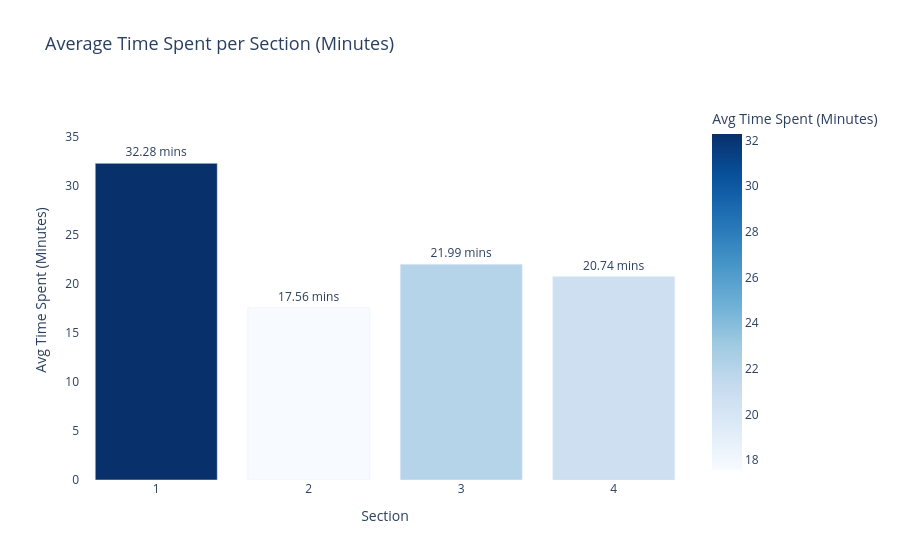

Notebook code for this chart:
### Markdown cell above
## Analysis 8: Average Time Spent per Section

**Question:** How much time did candidates spend on each section on average?

We calculate this using the time difference between first and last event per candidate per section. This reveals which sections demanded the most time and attention.

### Code cell
df_time = df.groupby(['candidate_id', 'question_section'])['logged_at'].agg(['min', 'max']).reset_index()
df_time['time_spent_mins'] = (df_time['max'] - df_time['min']).dt.total_seconds() / 60

df_avg_time = df_time.groupby('question_section')['time_spent_mins'].mean().reset_index()
df_avg_time['time_spent_mins'] = round(df_avg_time['time_spent_mins'], 2)
print(df_avg_time)

fig = px.bar(
    df_avg_time,
    x='question_section',
    y='time_spent_mins',
    title='Average Time Spent per Section (Minutes)',
    labels={
        'question_section': 'Section',
        'time_spent_mins': 'Avg Time Spent (Minutes)'
    },
    color='time_spent_mins',
    color_continuous_scale='Blues',
    text='time_spent_mins'
)

fig.update_traces(texttemplate='%{text} mins', textposition='outside')
max_time = df_avg_time['time_spent_mins'].max()

fig.update_layout(
    plot_bgcolor='white',
    title_font_size=18,
    xaxis=dict(tickmode='linear'),
    yaxis=dict(range=[0, max_time * 1.2]),
    showlegend=False
)

fig.show()

### Figure 1 — Plotly figure (JSON) as saved in the notebook; plotly's stock layout.template omitted (floating-point values rounded to 4 significant figures)
{"data": [{"hovertemplate": "Section=%{x}<br>Avg Time Spent (Minutes)=%{marker.color}<extra></extra>", "legendgroup": "", "marker": {"color": [32.28, 17.56, 21.99, 20.74], "coloraxis": "coloraxis", "pattern": {"shape": ""}}, "name": "", "orientation": "v", "showlegend": false, "text": [32.28, 17.56, 21.99, 20.74], "textposition": "outside", "texttemplate": "%{text} mins", "type": "bar", "x": [1, 2, 3, 4], "xaxis": "x", "y": [32.28, 17.56, 21.99, 20.74], "yaxis": "y"}], "layout": {"barmode": "relative", "coloraxis": {"colorbar": {"title": {"text": "Avg Time Spent (Minutes)"}}, "colorscale": [[0, "rgb(247,251,255)"], [0.125, "rgb(222,235,247)"], [0.25, "rgb(198,219,239)"], [0.375, "rgb(158,202,225)"], [0.5, "rgb(107,174,214)"], [0.625, "rgb(66,146,198)"], [0.75, "rgb(33,113,181)"], [0.875, "rgb(8,81,156)"], [1, "rgb(8,48,107)"]]}, "legend": {"tracegroupgap": 0}, "plot_bgcolor": "white", "showlegend": false, "title": {"font": {"size": 18}, "text": "Average Time Spent per Section (Minutes)"}, "xaxis": {"anchor": "y", "domain": [0, 1], "tickmode": "linear", "title": {"text": "Section"}}, "yaxis": {"anchor": "x", "domain": [0, 1], "range": [0, 38.74], "title": {"text": "Avg Time Spent (Minutes)"}}}}
